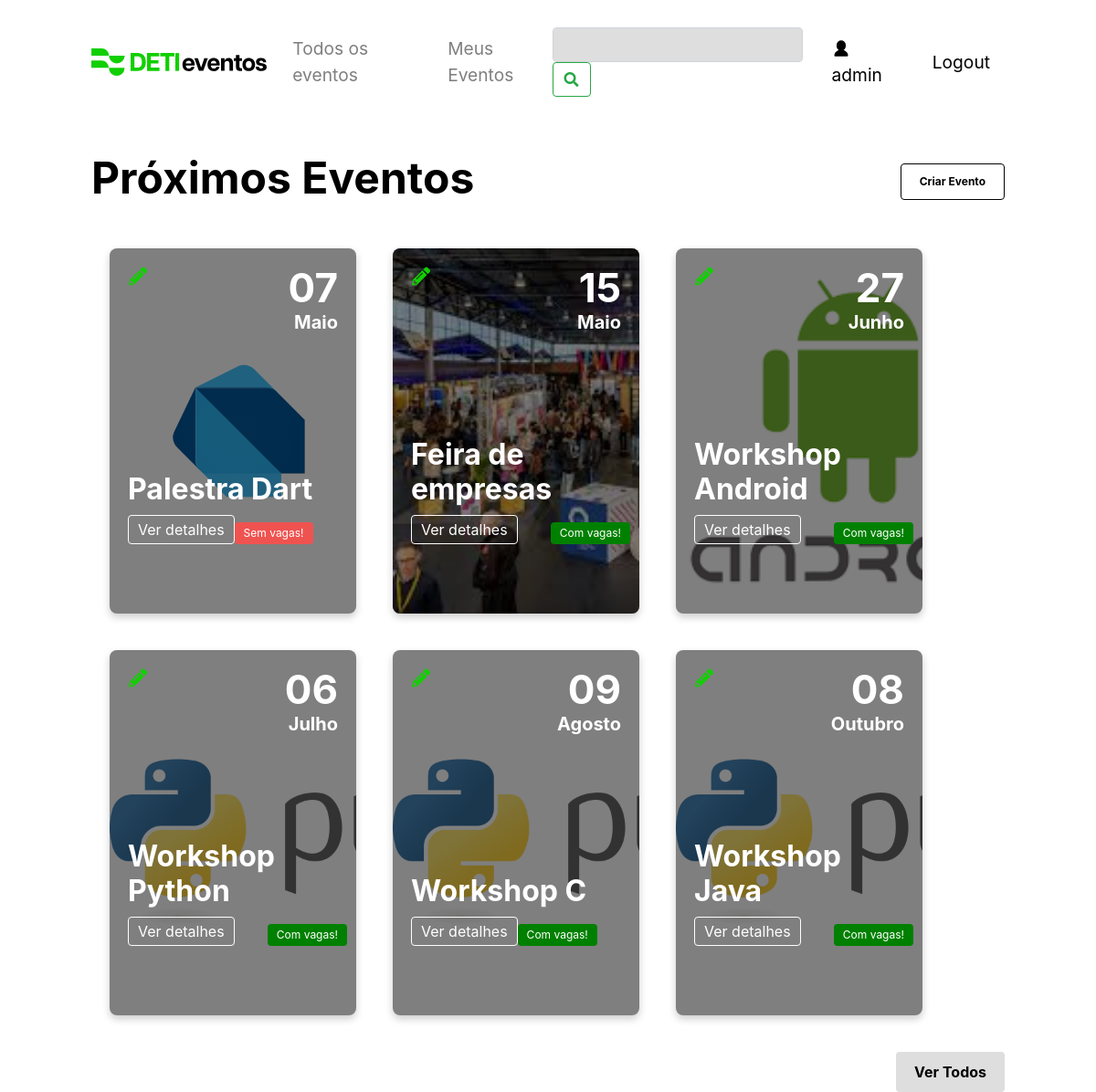
The page / (signed in) on the database its author committed.
### tables this page shows
CREATE TABLE events (
    id INTEGER PRIMARY KEY,
    name TEXT NOT NULL,
    description TEXT NOT NULL,
    location TEXT NOT NULL,
    image TEXT,
    date DATE,
    user_id INTEGER,           
    colaborator TEXT , 
    vagas INTEGER,
    lotacao INTEGER,
    preco INTEGER,
    esgotado boolean DEFAULT 0,
    FOREIGN KEY(user_id) REFERENCES users(id)
    );

### DETI_EVENTOS_CODIGO/app.py (the view)
@app.route('/')
def home():
    user_id = get_user_id(session.get('user_email'))
    print(user_id)
    if 'user_email' not in session:
        return redirect(url_for('login'))
    events = get_events()
    converted_events = []
    for event in events:
        converted_event = list(event)
        converted_event[5] = datetime.strptime(event[5], '%Y-%m-%d').date()
        converted_events.append(tuple(converted_event))
    converted_events.sort(key=lambda x: x[5])
    user_events = get_user_events(user_id)
    user_events = list(user_events)
    is_admin = 'user_email' in session and session.get('user_email') == "admin@gmail.com"
    name  = session.get('user_name')
    if name is  not None:
        user = True
    event = get_events()
    return render_template('index.html', events=converted_events, is_admin=is_admin, user=user, name=name, event=event,  user_id = user_id, user_events=user_events)

### DETI_EVENTOS_CODIGO/app.py (called while the page is built)
@app.template_filter('formatdate')
def format_date(value, format='%d-%B'):
    if value is None:
        return ""
    month_names = {
        'January': 'Janeiro', 'February': 'Fevereiro', 'March': 'Março',
        'April': 'Abril', 'May': 'Maio', 'June': 'Junho',
        'July': 'Julho', 'August': 'Agosto', 'September': 'Setembro',
        'October': 'Outubro', 'November': 'Novembro', 'December': 'Dezembro'
    }
    formatted_date = value.strftime(format)
    for eng, pt in month_names.items():
        formatted_date = formatted_date.replace(eng, pt)
    return formatted_date

### DETI_EVENTOS_CODIGO/models.py (called while the page is built)
def get_user_id(email):
    connection = sqlite3.connect('data.db', check_same_thread=False)
    cursor = connection.cursor()
    cursor.execute("SELECT id FROM users WHERE email = ?", (email,))
    user_id = cursor.fetchall()
    if len(user_id) == 0:
        return None
    return user_id[0][0]

def get_events():
    connection = sqlite3.connect('data.db', check_same_thread=False)
    cursor = connection.cursor()
    try:
        cursor.execute("SELECT * FROM events")
        results = cursor.fetchall()
        return results
    except Exception as e:
        print(e)
        return None

def get_user_events(user_id):
    connection = sqlite3.connect('data.db', check_same_thread=False)
    cursor = connection.cursor()
    try:
        cursor.execute("SELECT * FROM user_events WHERE user_id = ?", (user_id,))
        results = cursor.fetchall()
        return results
    except Exception as e:
        print(e)
        return None

### DETI_EVENTOS_CODIGO/templates/index.html (shortened to what this page needs)
<!DOCTYPE html>
<html lang="en">
<head>
  <link rel="stylesheet" href="https://cdnjs.cloudflare.com/ajax/libs/font-awesome/5.15.1/css/all.min.css">
  <link rel="stylesheet" href="https://stackpath.bootstrapcdn.com/bootstrap/4.3.1/css/bootstrap.min.css">
  <link rel="stylesheet" href="/static/css/navbar_style.css">
  <link rel="stylesheet" href="/static/css/style.css">
  <link rel="stylesheet" href="/static/css/pop_up.css">
  <link rel="stylesheet" href="https://cdnjs.cloudflare.com/ajax/libs/font-awesome/5.15.3/css/all.min.css">
</head>
<body>
  <nav class="navbar_style navbar navbar-expand-lg navbar-light bg-light">
    <a href="/">
      <img src="/static/images/DETI.svg" alt="DETI Logo">
    </a>
    <div class="collapse navbar-collapse" id="navbarNav">
      <ul class="navbar-nav">
        <li class="nav-item">
          <a class="nav-link navbar_style_links" href="/todos_os_eventos">Todos os eventos</a>
        </li>
        <li class="nav-item">
          <a class="nav-link navbar_style_links" href="/meus_eventos">Meus Eventos</a>
        </li>
      </ul>
      <form class="form-inline ml-auto" action="/search" method="get">
        <input class="form-control mr-sm-2 navbar_style_search" type="text" placeholder="" name="q"
          aria-label="Campo_Pesquisa">
        <button class="btn btn-outline-success my-2 my-sm-0" type="submit"><i class="fas fa-search"
            aria-label="Botao_Pesquisar"></i></button>
      </form>
        {% if user %}
        <a class="nav-link ml-2 navbar_style_login" href="/meus_eventos">
          <img class="login-icon" src="static/images/user_icon.svg" alt="User Icon">
          {{ name }}
          {% endif %}
        </a>
        <a class="nav-link ml-2 navbar_style_login" href="/logout">
          Logout
        </a>
    </div>
  </nav>
  <div class="events-header">
    <h1>Próximos Eventos</h1>
    {% if is_admin %}
    <button class="create-event-button">Criar Evento</button>
    {% endif %}
  </div>
  <div class="event-card-container">
    {% for event in events %}
    <div class="event-card" style="background-image: url('{{event[4]}}'); background-size: cover; margin: 20px;">
      {% if is_admin %}
      <button class="edit-event-button" data-event-id="{{ event[0] }}" data-event-name="{{ event[1] }}"
        data-event-location="{{ event[6] }}" data-event-capacity="{{ event[8] }}" data-event-date="{{ event[5] }}"
        data-event-description="{{ event[2] }}" data-event-image="{{ event[4] }}" data-event-price="{{ event[9] }}">
        <i class="fas fa-pencil-alt"></i>
      </button>
      {% endif %}
      <div class="event-content">
        <div class="event-day">{{ event[5]|formatdate('%d') }}</div>
        <div class="event-month">{{ event[5]|formatdate('%B') }}</div>
      </div>
      <div class="event-info">
        <h2 class="event-title">{{event[1]}}</h2>
        <div class="event-details">
          <p class="event-details-btn" id="details-btn" data-event-id="{{ event[0] }}" data-event-title="{{ event[1] }}"
            data-event-description="{{ event[2] }}" data-event-organizer="{{ event[3] }}"
            data-event-image="{{ event[4] }}" data-event-date="{{ event[5] }}" data-event-capacity="{{ event[8] }}"
            data-event-price="{{ event[9] }}" data-event-vacancies="{{ event[10] }}"
            data-event-location="{{ event[6] }}" data-event-collaborator="{{ event[7] }}"
            data-event-category="{{ event[12] }}">Ver detalhes</p>
          {% if event[11]%}
          <p class="event-status-btn"> Sem vagas!</p>
          {% endif %}
          {% if not event[11]%}
          <p class="event-status-btn-verde"> Com vagas!</p>
          {% endif %}
        </div>
      </div>
    </div>
    {% endfor %}
  </div>
  <div class="view-all-container">
    <button class="view-all-button" onclick="window.location.href = '/todos_os_eventos'">Ver Todos</button>
  </div>
</body>
</html>

### DETI_EVENTOS_CODIGO/static/css/navbar_style.css (style rules this page uses)
.navbar_style { padding: 30px 0px; margin-bottom: 30px; display: flex; background-color: white !important; font-size: 1.2rem !important; }
.navbar_style img { height: 30px; }
.nav-item { margin-left: 20px !important; }
.navbar_style_login { color: #000 !important; }
.navbar_style_search { background-color: #DEDEDE !important; }
.login-icon { height: 20px; width: 20px; margin-top: -3px; }

### DETI_EVENTOS_CODIGO/static/css/style.css (style rules this page uses)
:root { --primary-color: #4CAF50; --secundary-color: black; }
body { margin: 0; padding: 0 100px; font-family: Inter, sans-serif; }
h1 { color: black; font-weight: 700; font-size: 3rem; }
h2 { color: black; font-weight: 700; font-size: 3rem; }
.navbar { background-color: white; color: var(--secundary-color); overflow: auto; }
.events-header { display: flex; margin-bottom: 20px; justify-content: space-between; align-items: center; }
.create-event-button { padding: 10px 20px; font-size: 12px; font-weight: 700; background-color: white; border: 1px solid black; color: black; border-radius: 4px; cursor: pointer; text-decoration: none; }
.view-all-container { display: flex; margin-top: 20px; justify-content: flex-end; }
.view-all-button { padding: 10px 20px; background-color: #DEDEDE; color: black; border: none; font-weight: 700; border-radius: 4px; cursor: pointer; text-align: left; }
.event-card-container { display: flex; flex-wrap: wrap; }
.event-card { position: relative; width: 270px; height: 25rem; padding: 20px; border-radius: 8px; box-shadow: 0 4px 8px rgba(0, 0, 0, 0.2); overflow: hidden; margin-right: 20px; background: #fff; }
.event-card::before { content: ""; position: absolute; top: 0; right: 0; bottom: 0; left: 0; background: rgba(0, 0, 0, 0.5); }
.event-info { position: absolute; bottom: 15%; padding-right: 10px; }
.event-title { margin: 8px 0; font-size: 2rem; color: white; }
.event-details-btn, .event-status-btn, .event-status-btn-verde { padding: 3px 10px; border: none; border-radius: 4px; cursor: pointer; }
.event-details-btn { border: 1px solid white; color: white; }
.event-status-btn { background-color: #ef5350; color: white; font-size: 12px; }
.event-status-btn-verde { background-color: green; color: white; font-size: 12px; }
.event-details { display: flex; justify-content: space-between; align-items: flex-end; }
.event-content { display: block; position: relative; text-align: right; color: white; font-size: 2rem; font-weight: 700; }
.event-day { margin-top: -10px; font-size: 44px; }
.event-month { font-size: 1.25rem; margin-top: -10px; }
.edit-event-button { box-sizing: border-box; color: #11CF01; position: absolute; top: 15px; left: 15px; background: none; border: none; font-size: 20px; z-index: 1; }
.event-content, .event-info, .event-details, .event-title, .event-details-btn, .event-status-btn { color: white; }
.edit-event-button::before, .edit-event-button::after { pointer-events: none; }

### rows shown on the page
events: image (picture), event "07", event "Maio", name "Palestra Dart", esgotado "Sem vagas!"
events: image (picture), event "15", event "Maio", name "Feira de empresas", esgotado "Com vagas!"
events: image (picture), event "27", event "Junho", name "Workshop Android", esgotado "Com vagas!"
events: image (picture), event "06", event "Julho", name "Workshop Python", esgotado "Com vagas!"
events: image (picture), event "09", event "Agosto", name "Workshop C", esgotado "Com vagas!"
events: image (picture), event "08", event "Outubro", name "Workshop Java", esgotado "Com vagas!"

### other values the page prints
{{ name }} "admin"
